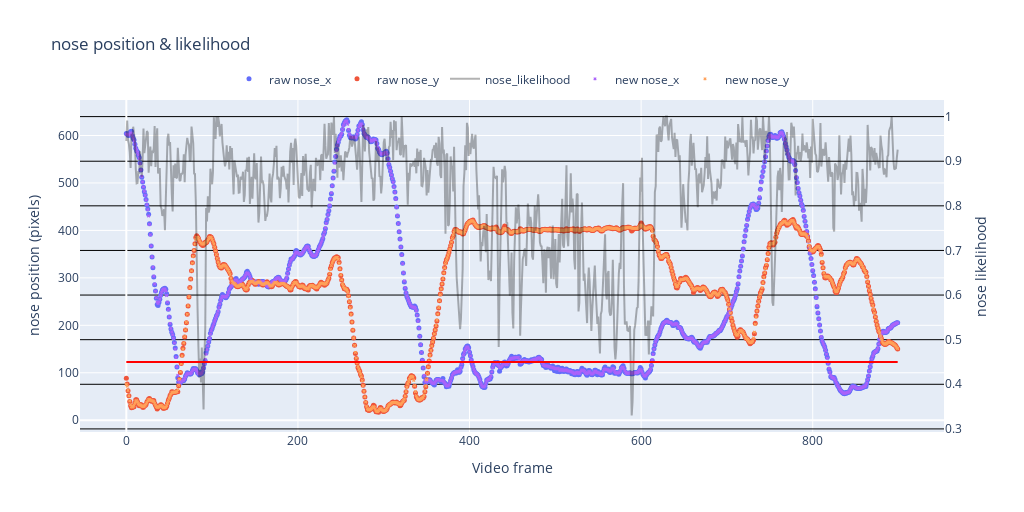

The code cell stored with this chart in its notebook:
### Code cell
# Create figure
fig = go.Figure()

# Add traces for raw data
for column in df_raw.columns:
    if bodypart in column:
        if 'likelihood' not in column:
            fig.add_trace(go.Scatter(x=df_raw.index, y=df_raw[column], mode='markers', name=f'raw {column}', marker=dict(symbol='circle', size=5)))
        else:
            fig.add_trace(go.Scatter(x=df_raw.index, y=df_raw[column], name=f'{column}', line=dict(color='black'), yaxis='y2',opacity=0.3))

# Add traces for smoothed data
for column in df_smooth.columns:
    if bodypart in column:
        if 'likelihood' not in column:
            fig.add_trace(go.Scatter(x=df_smooth.index, y=df_smooth[column], mode='markers', name=f'new {column}', marker=dict(symbol='x', size=3)))

median = df_raw[f'{bodypart}_likelihood'].median()
mean = df_raw[f'{bodypart}_likelihood'].mean()
std_dev = df_raw[f'{bodypart}_likelihood'].std()
    
if llhd_tol == 'mean':
    limit = mean - num_std*std_dev
elif llhd_tol == 'median':
    limit = median - num_std*std_dev
else:
    limit = llhd_tol

# Update layout for secondary y-axis
fig.update_layout(
    xaxis=dict(title='Video frame'),
    yaxis=dict(title=f'{bodypart} position (pixels)'),
    yaxis2=dict(title=f'{bodypart} likelihood', 
                overlaying='y', 
                side='right',
                gridcolor='black'),
    title=f'{bodypart} position & likelihood',
    width=1024,
    height=512,
    legend=dict(yanchor="bottom",
                y=1.02,
                xanchor="center",
                x=0.5,
                orientation="h"),
    shapes=[dict(type='line', 
                 x0=df_raw.index.min(), 
                 x1=df_raw.index.max(), 
                 y0=limit, 
                 y1=limit, 
                 line=dict(color='red', dash='solid'),
                 yref='y2')]
)

# Show plot
fig.show()

### Figure 1 — Plotly figure (JSON) as saved in the notebook; plotly's stock layout.template omitted (floating-point values rounded to 4 significant figures; data arrays with more than 128 entries replaced by an {"elided": "..."} marker saying what was removed)
{"data": [{"marker": {"size": 5, "symbol": "circle"}, "mode": "markers", "name": "raw nose_x", "type": "scatter", "x": {"elided": "900 int values"}, "y": {"elided": "900 float values"}}, {"marker": {"size": 5, "symbol": "circle"}, "mode": "markers", "name": "raw nose_y", "type": "scatter", "x": {"elided": "900 int values"}, "y": {"elided": "900 float values"}}, {"line": {"color": "black"}, "name": "nose_likelihood", "opacity": 0.3, "type": "scatter", "x": {"elided": "900 int values"}, "y": {"elided": "900 float values"}, "yaxis": "y2"}, {"marker": {"size": 3, "symbol": "x"}, "mode": "markers", "name": "new nose_x", "type": "scatter", "x": {"elided": "900 int values"}, "y": {"elided": "900 float values"}}, {"marker": {"size": 3, "symbol": "x"}, "mode": "markers", "name": "new nose_y", "type": "scatter", "x": {"elided": "900 int values"}, "y": {"elided": "900 float values"}}], "layout": {"height": 512, "legend": {"orientation": "h", "x": 0.5, "xanchor": "center", "y": 1.02, "yanchor": "bottom"}, "shapes": [{"line": {"color": "red", "dash": "solid"}, "type": "line", "x0": 0, "x1": 899, "y0": 0.4498, "y1": 0.4498, "yref": "y2"}], "title": {"text": "nose position & likelihood"}, "width": 1024, "xaxis": {"title": {"text": "Video frame"}}, "yaxis": {"title": {"text": "nose position (pixels)"}}, "yaxis2": {"gridcolor": "black", "overlaying": "y", "side": "right", "title": {"text": "nose likelihood"}}}}
